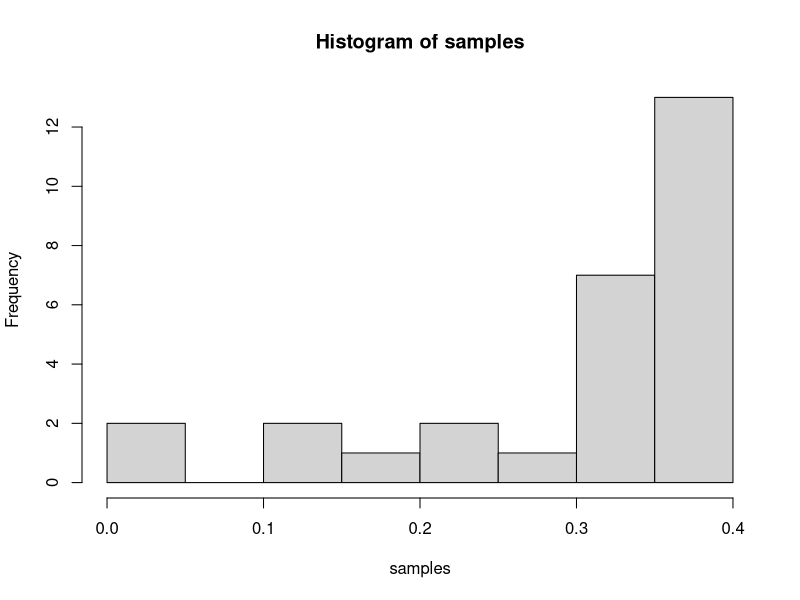
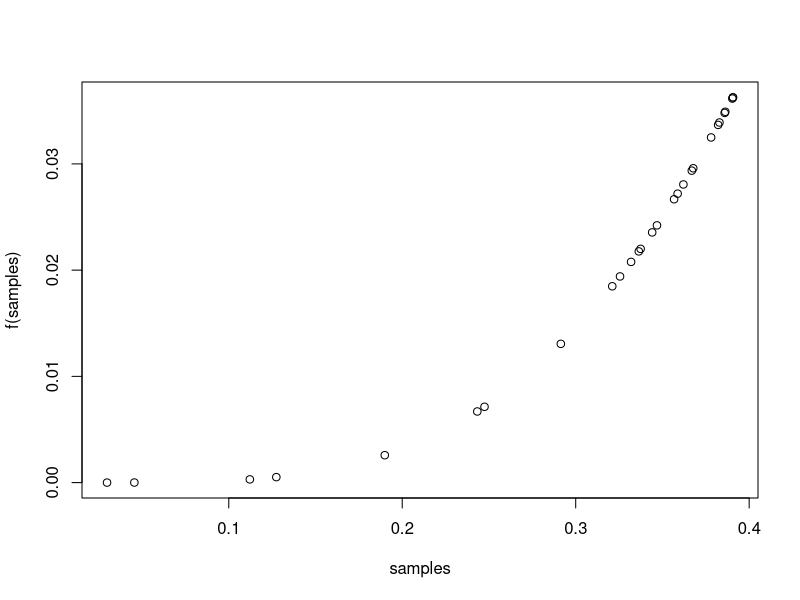

The R script that drew these images, in order:
num.samples <- 2000
sample.size <- 2000
f <- function(x) {
  return(dgamma(x, 5.5, 3))
}
g <- function(x) {
  return(dgamma(x, 5, 2))
}
M <- function(x) {
  return(max(f(x)/g(x))) 
}
h <- function(M, g) {
  return(M*g)
}
samples <- rep(NA, num.samples)
x <- rep(NA, num.samples)
u <- rep(NA, num.samples)
index <- 1
for (i in 1:num.samples) {
  rv <- runif(1, 0, 10)
  x[i] <- g(rv)
  m <- M(rv)
  u[i] <- runif(1, 0, h(m, x[i]))
  if (u[i] <= f(x[i])) {
    samples[index] <- x[i]
    index <- index + 1
  }
}
hist(samples)
plot(samples, f(samples))
ks.test(samples, "pgamma", 5.5 ,3)